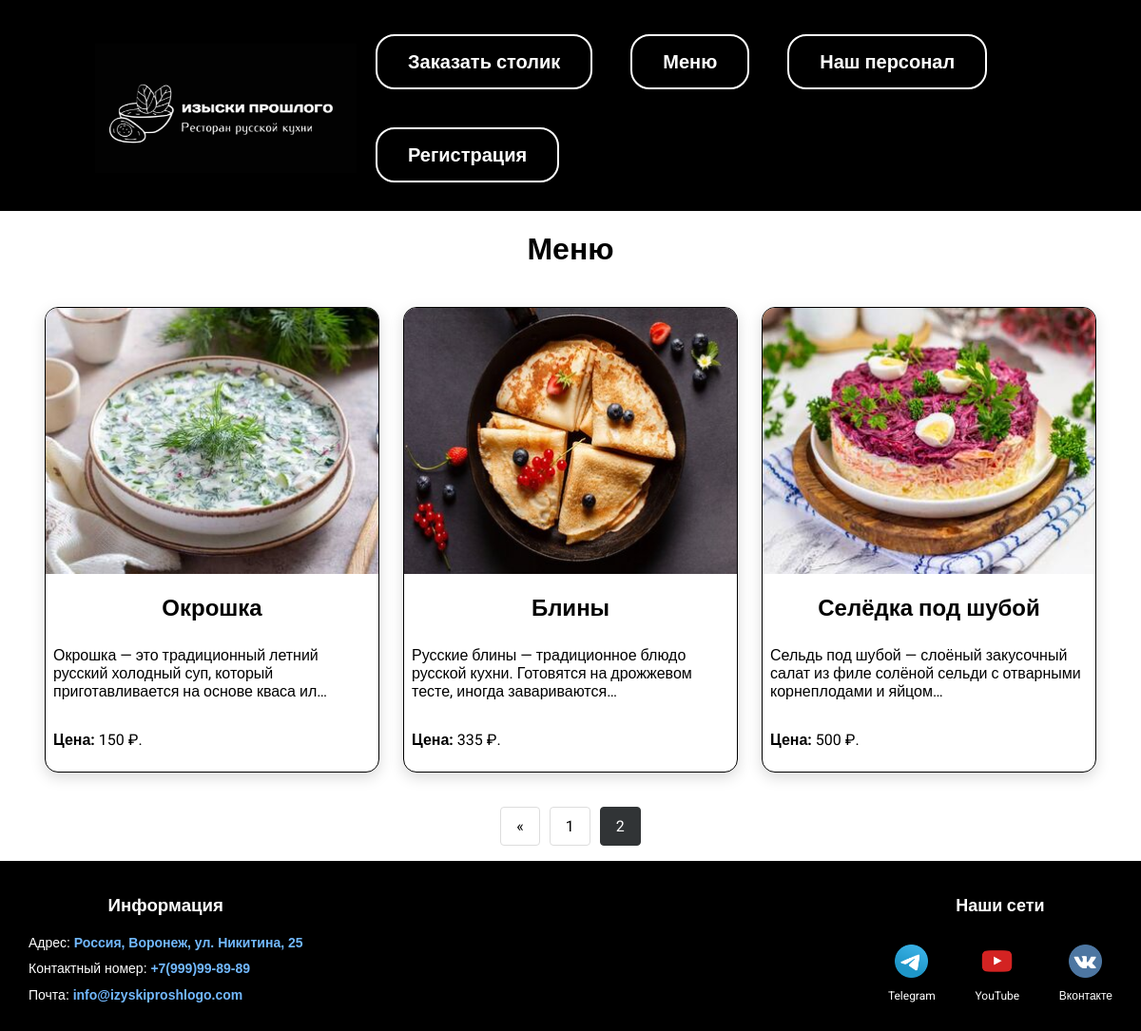
Page /menu/?page=3 on the earlier database version.
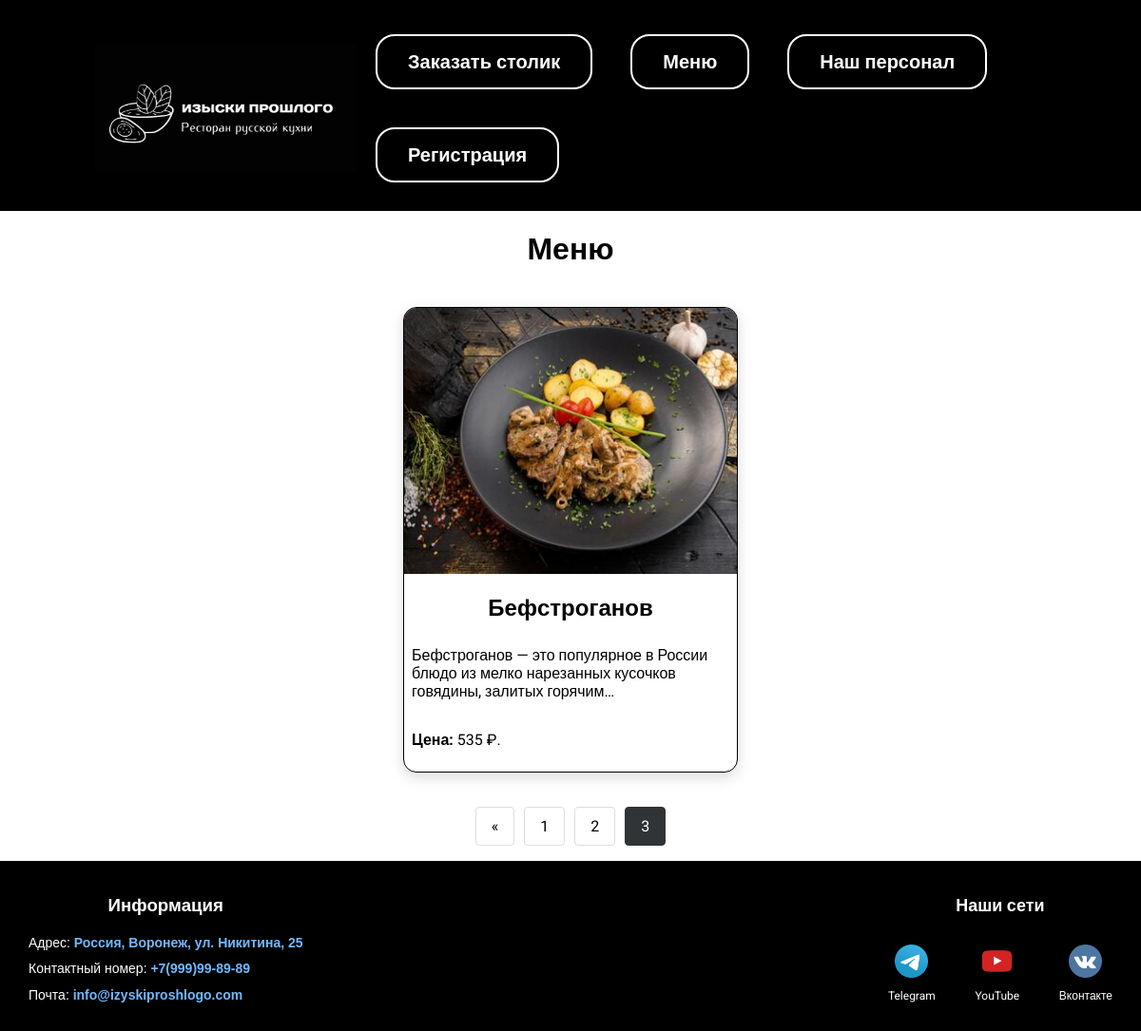
Same page on the later database version.
### view/models.py (models this page shows, shortened)
class Menu(models.Model):
    title = models.CharField(max_length=100)
    image = models.ImageField(upload_to='images/')
    recipe = models.CharField(max_length=2000)
    ingredients = models.CharField(max_length=1000)
    price = models.DecimalField(max_digits=10, decimal_places=2)
    slug = models.SlugField(max_length=250, unique=True)
    class Meta:
        verbose_name = 'блюдо'
        verbose_name_plural = 'Меню'

### view/views.py (the view)
# urls.py: path('menu/', views.menu, name='menu'),
def menu(request):
    menu_items = Menu.objects.all()
    paginator = Paginator(menu_items, 3)
    page = request.GET.get('page')
    try:
        menu_items = paginator.page(page)
    except PageNotAnInteger:
        menu_items = paginator.page(1)
    except EmptyPage:
        menu_items = paginator.page(paginator.num_pages)
    return render(request, 'view/menu.html', {"menu": menu_items})

### view/templates/view/menu.html (shortened to what this page needs)
{% extends 'view/base.html' %}
{% load static %}
{% block content %}
<div class="center_pers"><h1>Меню</h1></div>
<div class="column">
    {% for item in menu %}
    <div class="menu-card">
        <a href="{% url 'dish' item.slug %}"><img class="menu-image" src="{{ item.image.url }}"></a>
        <div class="menu-content">
            <h3 class="menu-title">{{ item.title }}</h3>
            <p class="menu-recipe">{{ item.recipe|truncatechars:100 }}</p>
            <p class="menu-price"><b>Цена:</b> {{ item.price|floatformat:0 }} ₽.</p>
        </div>
    </div>
    {% endfor %}
</div>
<nav aria-label="Page navigation example">
    <ul class="pagination">
        {% if menu.has_previous %}
        <li class="page-item">
            <a class="page-link" href="?page={{ menu.previous_page_number }}" aria-label="Previous">
                <span aria-hidden="true">&laquo;</span>
            </a>
        </li>
        {% endif %}
        {% for num in menu.paginator.page_range %}
            {% if menu.number == num %}
            <li class="page-item active">
                <a class="page-link" href="?page={{ num }}">{{ num }}</a>
            </li>
            {% else %}
            <li class="page-item">
                <a class="page-link" href="?page={{ num }}">{{ num }}</a>
            </li>
            {% endif %}
        {% endfor %}
    </ul>
</nav>
{% endblock %}

### view/templates/view/base.html (shortened to what this page needs)
<!DOCTYPE html>
{% load static %}
<html lang="en">
<head>
    <link rel="stylesheet" href="{% static 'css/styleDip.css' %}">
</head>
<body>
<header>
    <div class="Menu">
        <div class="Logo">
            <a href="{% url 'index' %}"><img src="{% static 'images/Rt black.png' %}"></a>
        </div>
        <div class="wrap">
            <div>
                <ul>
                    <li class="butt"><a href="{% url 'table_booking' %}">Заказать столик</a></li>
                    <li class="butt"><a href="{% url 'menu' %}">Меню</a></li>
                    <li class="butt"><a href="{% url 'personal' %}">Наш персонал</a></li>
                    {% if user.is_authenticated %}
                    <li class="butt"><a href="{% url 'logout' %}">Выход из {{ request.user }}</a></li>
                    {% else %}
                    <li class="butt"><a href="{% url 'signup' %}">Регистрация</a></li>
                    {% endif %}
                </ul>
            </div>
        </div>
    </div>
</header>
<main class="main-content">
    {% block content %}
    {% endblock %}
</main>
<footer>
    <div class="Footer">
        <div class="contact">
            <h3 id = "Info">Информация</h3>
            <p>Адрес: <a
                    href="{% url 'address' %}">Россия,
                Воронеж, ул. Никитина, 25</a></p>
            <div class="contact-top">
                <p>Контактный номер:
                    <a class="phone-number" href="tel:+74951234567">
                        +7(999)99-89-89
                    </a></p>
            </div>
            <p>Почта: <a href="mailto:info@izyskiproshlogo.com">info@izyskiproshlogo.com</a></p>
        </div>
        <div class="social-wrap">
            <p class="Social_nazv">Наши сети</p>
            <ul>
                <li>
                    <button class="social_butt"><a href="https://t.me/+ZkVWFWmI_483ZDNi"><img class="socialImg"
                                                                                              src="{% static 'images/telegram.png' %}">
                    </a></button>
                    <p class="Social">Telegram</p>
                </li>
                <li>
                    <button class="social_butt"><a href="https://www.youtube.com/@foodtop10"><img class="socialImg"
                                                                                                  src="{% static 'images/Youtube.png' %}">
                    </a></button>
                    <p class="Social">YouTube</p>
                </li>
                <li>
                    <button class="social_butt"><a href="https://vk.com/restoran.artist"><img class="socialImg" src="{% static 'images/vk.png' %}">
                    </a>
                    </button>
                    <p class="Social">Вконтакте</p>
                </li>
            </ul>
        </div>
    </div>
</footer>
</body>
</html>

### view/static/css/styleDip.css (style rules this page uses)
body { margin: 0; padding: 0; font-family: "Roboto", sans-serif; background: #ffffff; display: flex; flex-direction: column; min-height: 100vh; width: 100%; overflow-x: hidden; }
.wrap { margin: 0 auto; padding: 20px; box-sizing: border-box; margin: 0 auto; width: 70%; }
.Logo { width: 275px; height: 150px; margin-left: 80px; }
.Logo a { display: block; width: 100%; height: 100%; }
.Logo img { width: 100%; height: 100%; }
.butt { border: 2px solid rgb(255, 255, 255); padding: 15px 32px; border-radius: 20px; cursor: pointer; transition: all 0.3s ease; }
.Menu { display: flex; background: rgb(0, 0, 0); padding: 10px 20px; border-top: 6px solid #000000; box-sizing: border-box; width: 100%; justify-content: space-between; align-items: center; margin: 0; }
.Menu .wrap { display: flex; flex-wrap: wrap; justify-content: flex-end; align-items: center; flex: 1; }
.Menu a { color: #ffffff; font-weight: bold; text-decoration: none; transition: color 0.3s ease; white-space: nowrap; }
.Menu ul { display: flex; flex-wrap: wrap; list-style: none; font-size: 20px; margin: 0; padding: 0; gap: 40px; }
.Menu li { margin: 0; }
.Logo img { width: 100%; height: 100%; object-fit: contain; }
.main-content { flex: 1 0 auto; width: 100%; }
.Footer { background: rgb(0, 0, 0); padding: 20px 10px; border-top: 6px solid #000000; display: flex; justify-content: space-between; align-items: center; width: 100%; flex-shrink: 0; }
.Footer .social-wrap { display: flex; flex-direction: column; align-items: flex-end; width: auto; margin-left: auto; margin-right: 40px; }
.Footer a { color: #ffffff; font-weight: bold; text-decoration: none; display: flex; flex-direction: column; align-items: center; }
.Footer .social-wrap ul { display: flex; list-style: none; font-size: 20px; margin: 0; padding: 0; gap: 40px; }
.Footer li { display: flex; flex-direction: column; align-items: center; margin: 0; }
.Footer .social-wrap img { width: 35px; height: 35px; }
.Social { color: #ffffff; margin: 5px 0 0 0; font-size: 12px; text-align: center; }
.social_butt { background-color: rgb(0, 0, 0); padding: 5px 5px; border-radius: 100px; cursor: pointer; transition: all 0.3s ease; border: none; display: flex; justify-content: center; align-items: center; width: 50px; height: 50px; }
.contact { font-family: Arial, sans-serif; text-align: left; color: #ffffff; width: auto; margin-left: 0; padding: 0 20px; box-sizing: border-box; }
#Info { text-align: center; width: auto; margin-top: 10px; }
.contact p { margin: 8px 0; font-size: 14px; line-height: 1.4; }
.contact a { color: #72b9ff; text-decoration: none; font-size: 14px; transition: color 0.3s ease; display: inline; margin: 0; }
.Social_nazv { text-align: center; margin-bottom: 2px; margin-top: 0; font-size: 18px; font-weight: bold; color: white; width: 100%; }
.column { display: flex; flex-direction: row; flex-wrap: nowrap; justify-content: center; gap: 25px; padding: 20px; max-width: 100%; margin: 0 auto; overflow-x: auto; }
.menu-card { background: white; border-radius: 14px; overflow: hidden; box-shadow: 0 5px 15px rgba(0, 0, 0, 0.15); transition: all 0.3s ease; border: 1px solid #000000; position: relative; max-width: 350px; }
.menu-image { width: 100%; height: 280px; object-fit: cover; transition: transform 0.5s; }
.menu-title { font-size: 24px; margin: 18px 0; text-align: center; padding: 0 18px; }
.menu-recipe { padding: 8px; }
.menu-price { padding: 8px; }
.center_pers { text-align: center; }
button { background: #ffffff; border: 2px solid #000000; width: 100%; padding: 10px; font-size: 20px; cursor: pointer; margin-top: 20px; }
.pagination { display: flex; gap: 10px; list-style: none; padding: 0; justify-content: center; }
.page-item { display: inline-block; }
.page-link { display: block; padding: 10px 16px; text-decoration: none; color: #000000; border: 1px solid #ddd; border-radius: 4px; transition: all 0.3s; }
.page-item.active .page-link { background-color: #313436; color: white; border-color: #313436; }

Differences in the rows shown:
no longer on this page (row unchanged): Menu: image (picture), title "Окрошка", recipe "Окрошка — это традиционный летний русский холодный суп, который приготавливается на основе кваса ил…", price "150"
no longer on this page (row edited): Menu: image (picture), title "Блины", recipe "Русские блины — традиционное блюдо русской кухни. Готовятся на дрожжевом тесте, иногда завариваются…", price "335"
no longer on this page (row edited): Menu: image (picture), title "Селёдка под шубой", recipe "Сельдь под шубой — слоёный закусочный салат из филе солёной сельди с отварными корнеплодами и яйцом…", price "500"
added Menu: image (picture), title "Бефстроганов", recipe "Бефстроганов — это популярное в России блюдо из мелко нарезанных кусочков говядины, залитых горячим…", price "535"
Other differences:
list line gone: "2"
new list line: "2"
new list line: "3"
